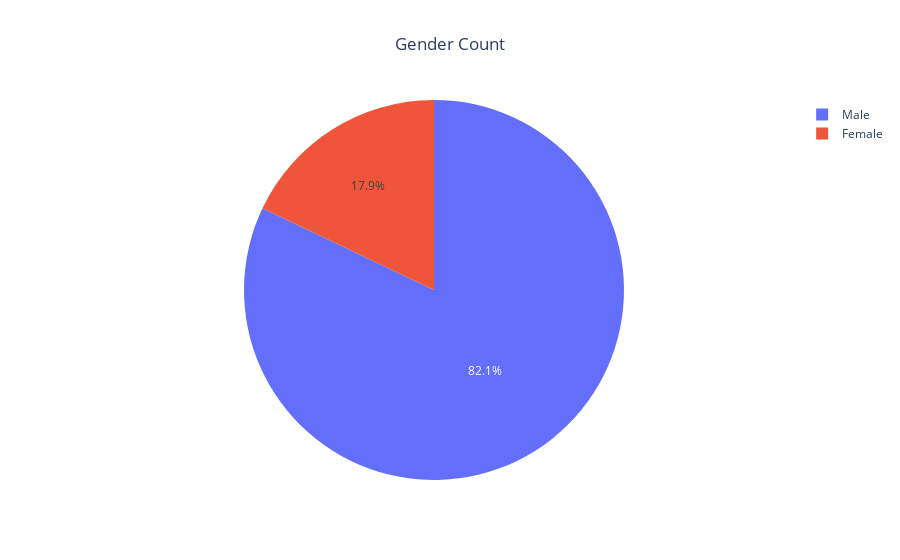

Notebook source saved alongside this figure:
### Code cell
df_gender =df_clean['Gender'].value_counts().to_frame().reset_index().rename(columns= {'index':'Gender', 'Gender' : 'count'})
fig = go.Figure([go.Pie(labels= df_gender['Gender'], values=df_gender['count'])])
fig.update_layout(title='Gender Count', title_x= 0.5)
fig.show()

### Figure 1 — Plotly figure (JSON) as saved in the notebook; plotly's stock layout.template omitted (floating-point values rounded to 4 significant figures)
{"data": [{"labels": ["Male", "Female"], "type": "pie", "values": [394, 86]}], "layout": {"title": {"text": "Gender Count", "x": 0.5}}}
